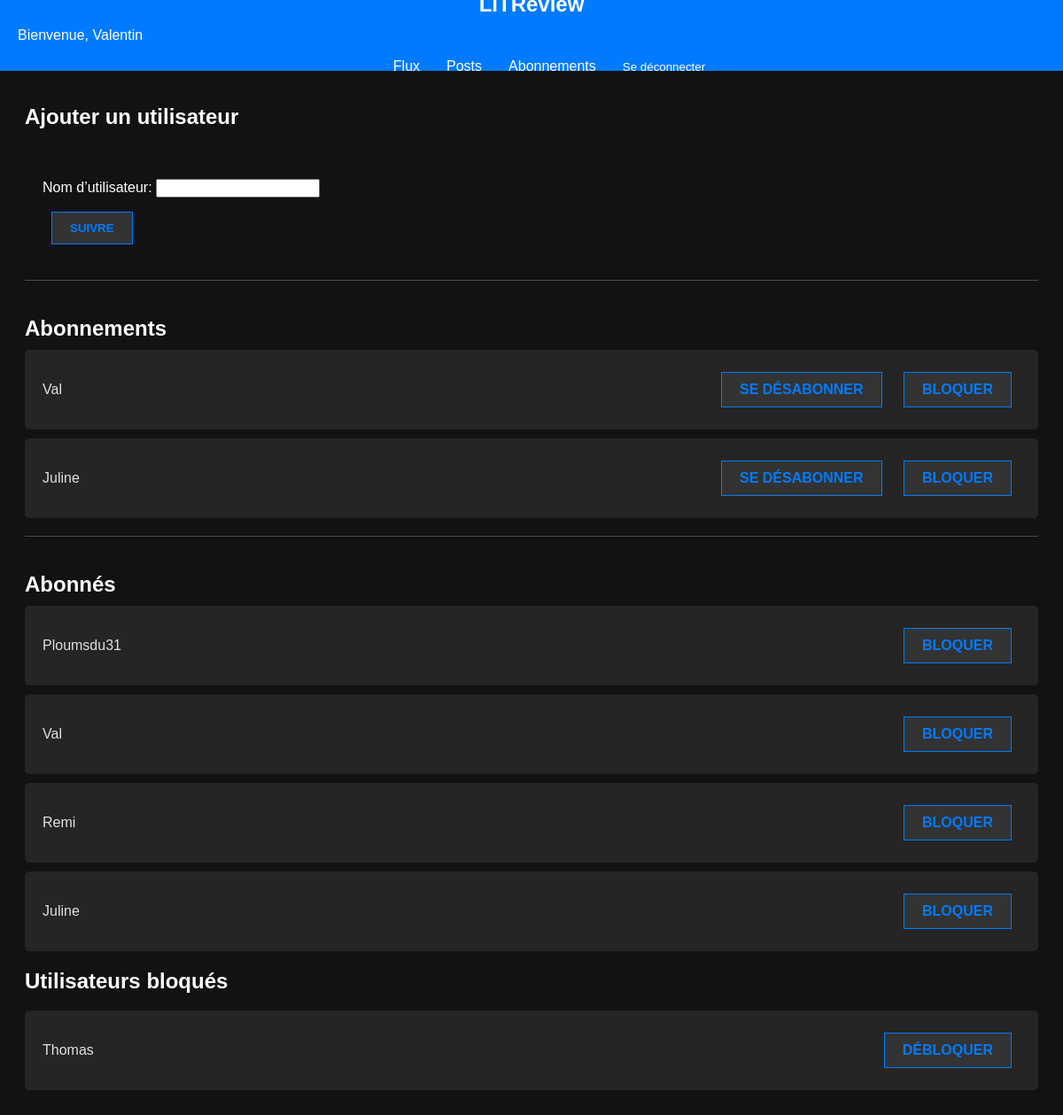
The page /users/follows/ (signed in) on the database its author committed.
### applicationLITRevu/models.py (models this page shows)
class CustomUser(AbstractUser):
    pass

class UserFollows(models.Model):
    user = models.ForeignKey(settings.AUTH_USER_MODEL, on_delete=models.CASCADE, related_name='following')
    followed_user = models.ForeignKey(settings.AUTH_USER_MODEL, on_delete=models.CASCADE, related_name='followed_by')
    class Meta:
        unique_together = ('user', 'followed_user',)

### applicationLITRevu/views.py (the view, shortened to what this page needs)
# urls.py: path('users/follows/', user_follows, name='user_follows'),
@login_required
def user_follows(request):
    blocked_users_ids = UserBlock.objects.filter(blocker=request.user).values_list('blocked', flat=True)
    follows = UserFollows.objects.filter(user=request.user).exclude(followed_user__in=blocked_users_ids)
    followers = UserFollows.objects.filter(followed_user=request.user).exclude(user__in=blocked_users_ids)
    blocked_users = User.objects.filter(id__in=blocked_users_ids)
    form = UserFollowForm()
    return render(request, 'user_follows.html', {
        'follows': follows,
        'followers': followers,
        'blocked_users': blocked_users,
        'form': form
    })

### applicationLITRevu/forms.py (shortened to what this page needs)
class UserFollowForm(forms.Form):
    username = forms.CharField(label='Nom d’utilisateur', max_length=30)

### templates/user_follows.html (shortened to what this page needs)
{% extends 'base.html' %}
{% block content %}
<div class="feed-container">
    <div class="ticket-form-container">
        <h2>Ajouter un utilisateur</h2>
        <form method="post" action="{% url 'user_follows' %}" class="ticket-form">
            {{ form.as_p }}
            <button type="submit" class="button">Suivre</button>
        </form>
    </div>
    <div class="follow-section">
        <h2>Abonnements</h2>
        {% for follow in follows %}
            <div class="abonnements item-frame-follows">
                <p>{{ follow.followed_user.username }}</p>
                <div class="button-group">
                    <a href="{% url 'unfollow_user' follow.followed_user.id %}" class="button">Se désabonner</a>
                    <a href="{% url 'block_user' follow.followed_user.id %}" class="button">Bloquer</a>
                </div>
            </div>
        {% endfor %}
    </div>
    <div class="follow-section">
        <h2>Abonnés</h2>
        {% for follower in followers %}
            <div class="abonnes item-frame-follows">
                <p>{{ follower.user.username }}</p>
                <a href="{% url 'block_user' follower.user.id %}" class="button">Bloquer</a>
            </div>
        {% endfor %}
    </div>
    <h2>Utilisateurs bloqués</h2>
    {% for user in blocked_users %}
    <div class="item-frame-follows">
        <p>{{ user.username }}</p>
        <a href="{% url 'unblock_user' user.id %}" class="button button-follow-section">Débloquer</a>
    </div>
    {% empty %}
    <p>Aucun utilisateur bloqué.</p>
    {% endfor %}
</div>
{% endblock %}

### templates/base.html (shortened to what this page needs)
{% load static %}
<!DOCTYPE html>
<html lang="fr">
<head>
    <link rel="stylesheet" type="text/css" href="{% static 'styles.css' %}">
</head>
<body>
    <header>
        <div class="top-bar">
            <div class="welcome-message">
                {% if user.is_authenticated %}
                    Bienvenue, {{ user.username }}
                {% else %}
                    Bienvenue, visiteur !
                {% endif %}
            </div>
            <h1>LITReview</h1>
            {% block navigation %}
            <nav>
                <ul>
                    <li><a href="{% url 'feed' %}" aria-label="Flux">Flux</a></li>
                    <li><a href="{% url 'posts' %}" aria-label="Ajouter un post">Posts</a></li>
                    <li><a href="{% url 'user_follows' %}" aria-label="Voir les abonnements">Abonnements</a></li>
                    <li>
                        <form action="{% url 'logout' %}" method="post" style="margin: 0;">
                            <button type="submit" style="background: none; border: none; padding: 0; color: white; cursor: pointer;">Se déconnecter</button>
                        </form>
                    </li>
                </ul>
            </nav>
            {% endblock %}
        </div>
    </header>
    {% block content %}{% endblock %}
</body>
</html>

### static/styles.css (style rules this page uses)
body { background-color: #121212; font-family: Arial, sans-serif; color: white; padding-top: 70px; }
.top-bar { background-color: #007BFF; color: white; display: flex; justify-content: center; align-items: center; padding: 10px 20px; position: fixed; top: 0; left: 0; right: 0; z-index: 10; height: 60px; }
.top-bar h1 { font-size: 24px; }
.welcome-message { position: absolute; left: 20px; }
nav { position: absolute; right: 20px; }
nav ul { list-style: none; display: flex; gap: 20px; }
nav li { padding: 5px 10px; }
nav a { color: white; text-decoration: none; }
.button { padding: 10px 20px; border: 1px solid #007BFF; background-color: #333333; color: #007BFF; text-transform: uppercase; font-weight: bold; text-align: center; text-decoration: none; display: inline-block; margin: 0 10px; cursor: pointer; transition: background-color 0.3s, color 0.3s; }
.feed-container { max-width: 1200px; margin: auto; padding: 20px; }
.item-frame-follows { display: flex; align-items: center; justify-content: space-between; padding: 20px; background-color: #252525; border-radius: 5px; position: relative; color: #E0E0E0; margin-bottom: 10px; }
.ticket-form { max-width: 1200px; margin: auto; padding: 20px; }
.follow-section { border-top: 1px solid #4A4A4A; padding-top: 20px; margin-top: 20px; }
.follow-section h2 { margin-bottom: 10px; }
@media (max-width: 1200px) { .top-bar { flex-direction: column; align-items: center; } }
@media (max-width: 1200px) { nav { position: static; width: 100%; display: flex; justify-content: center; padding-top: 10px; } }
@media (max-width: 1200px) { nav ul { flex-direction: row; justify-content: center; gap: 10px; } }
@media (max-width: 1200px) { nav li { padding: 5px 10px; } }

### rows shown on the page
CustomUser: username "Valentin"
UserFollows: followed_user.username "Val"
UserFollows: followed_user.username "Juline"
UserFollows: user.username "Ploumsdu31"
UserFollows: user.username "Val"
UserFollows: user.username "Remi"
UserFollows: user.username "Juline"
CustomUser: username "Thomas"
